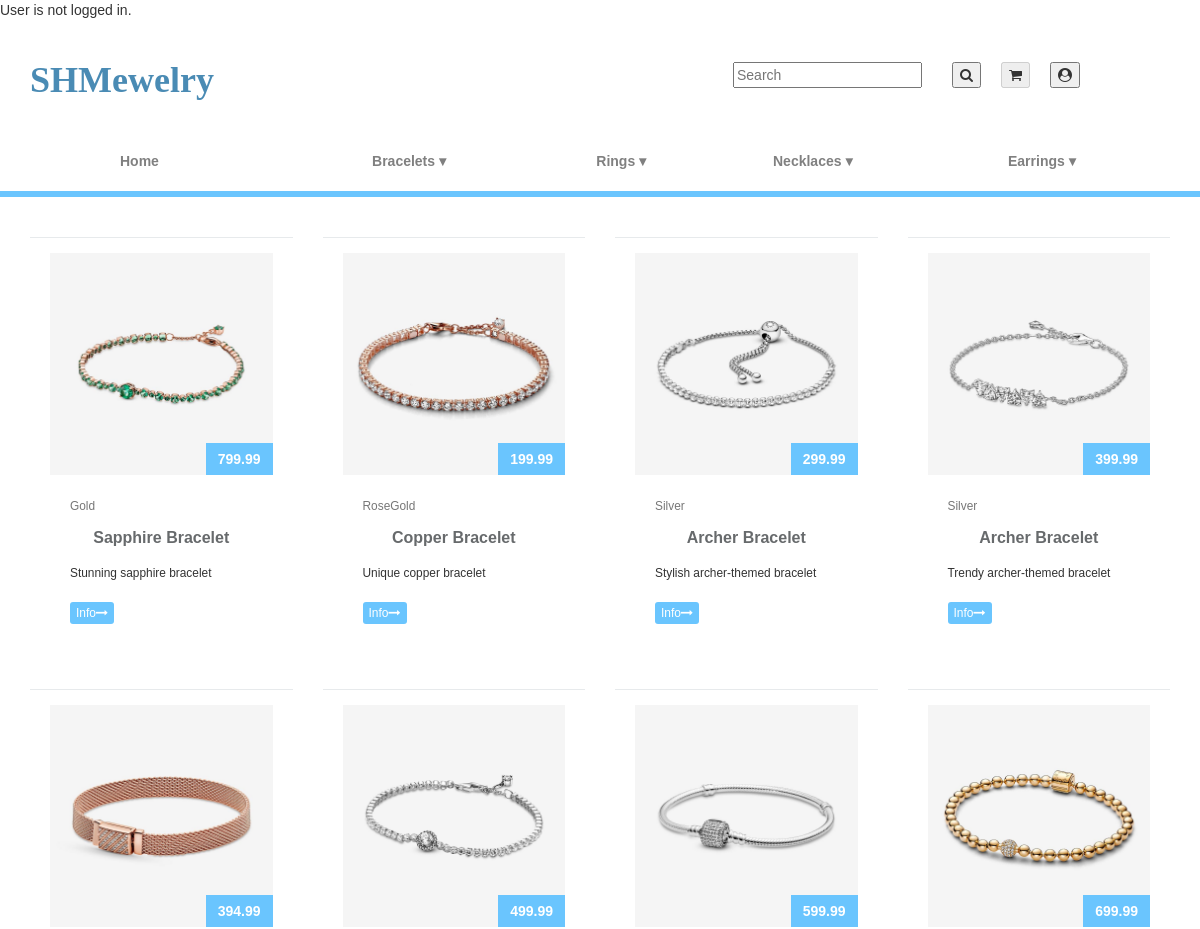
Page /?controller=product&action=read&type=bracelet (upper part) on the earlier database version.
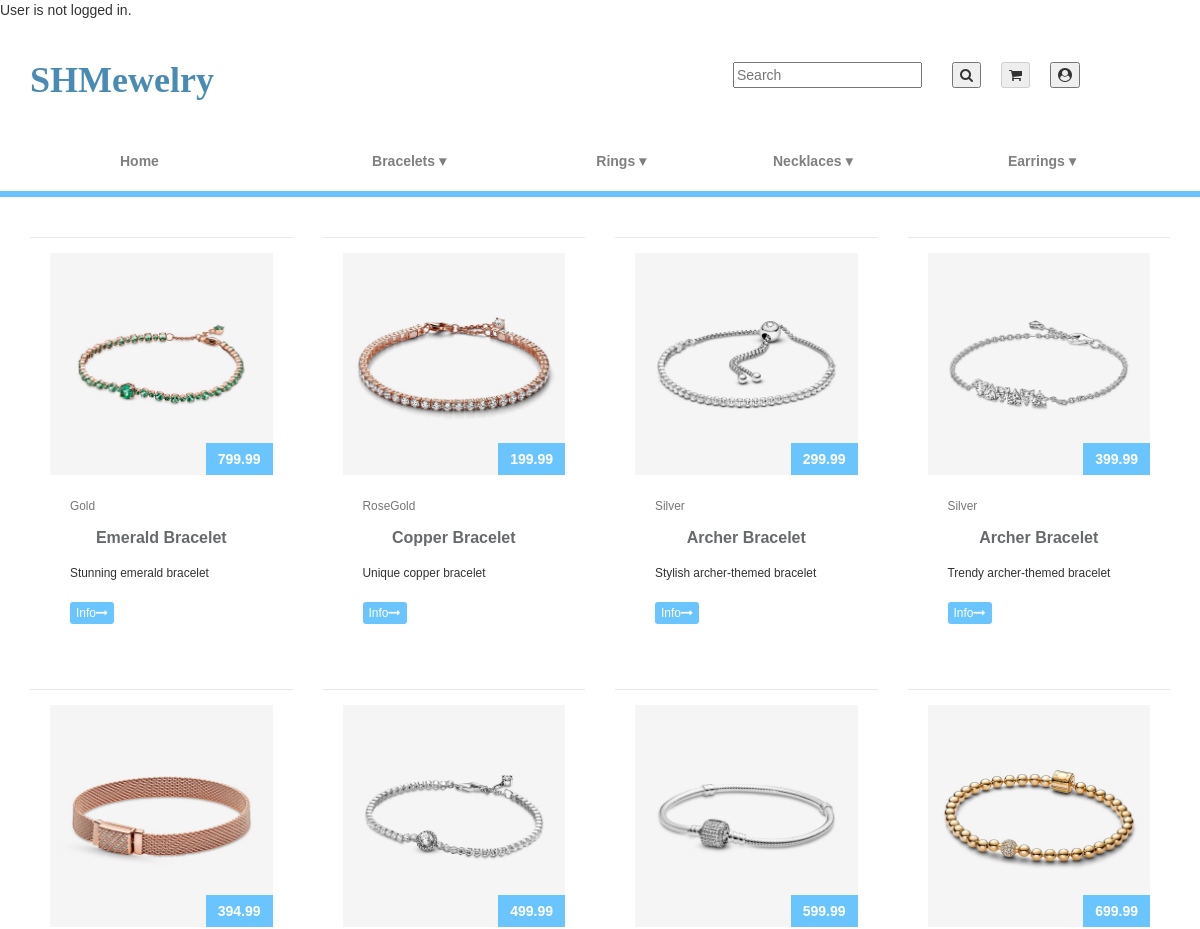
Same page on the later database version.
### tables this page shows
CREATE TABLE PRODUCT (
    PRODUCT_ID INT AUTO_INCREMENT PRIMARY KEY,
    NAME VARCHAR(35),
    DESCRIPTION TEXT,
    PRICE DECIMAL(10, 2),
    MANUFACTURER VARCHAR(35),
    COLOR VARCHAR(35),
    MATERIAL VARCHAR(35),
    TYPE VARCHAR(35),
    SIZE VARCHAR(50),
    STOCK INT,
    PRODUCT_IMAGE VARCHAR(255)
);

### Models/Product.php (called while the page is built, shortened)
<?php
include_once(__DIR__ . '/../db_connection.php');
class Product
{
    public static function read()
    {
        $result = array();
        if (isset($_GET['material'])) {
            $result = Product::viewByJewelrySubtype();
        } else {
            $result = Product::viewByJewelryType();
        }
        return $result;
    }
    private static function viewByJewelryType()
    {
        global $conn;
        $type = isset($_GET['type']) ? $_GET['type'] : 'ring';
        $sql = "SELECT * FROM `PRODUCT` WHERE `TYPE` = ?";
        $stmt = $conn->prepare($sql);
        $stmt->bind_param('s', $type);
        $stmt->execute();
        $result = $stmt->get_result();
        if ($result->num_rows > 0) {
            $rows = array();
            while ($row = $result->fetch_assoc()) {
                $rows[] = $row;
            }
            return $rows;
        }
        return null;
    }
}
?>

### Views/Product/read.php (the view, shortened to what this page needs)
<!DOCTYPE html>
<html lang="en">
<head>
    <link href="https://netdna.bootstrapcdn.com/bootstrap/3.3.6/css/bootstrap.min.css" rel="stylesheet">
    <link rel="stylesheet" href="CSS/product_listing.css">
    <link rel="stylesheet" href="CSS/shared.css">
</head>
<body>
    <?php include_once __DIR__ . "/../../navbar.php"; ?>
    <div class="container">
    <?php
    if (isset($data) && is_array($data) && !empty($data)) {
        foreach ($data as $row=> $product) {
            if ($row % 4 == 0) {
                echo '<div class="row">';
            }
            echo <<<ECHO
            <div class="col-md-3">
                <div class="ibox">
                    <div class="ibox-content product-box">
                        <div class="product-imitation">
                            <img src="assets/images/{$product['PRODUCT_IMAGE']}" alt="{$product['PRODUCT_IMAGE']}">
                        </div>
                        <div class="product-desc">
                            <span class="product-price">
                               {$product['PRICE']}
                            </span>
                            <small class="text-muted">{$product['MATERIAL']}</small>
                            <a href="?controller=product&action=view&id={$product['PRODUCT_ID']}" class="product-name">{$product['NAME']}</a>
                            <div class="small m-t-xs">
                                {$product['DESCRIPTION']}
                            </div>
                            <div class="m-t text-righ">
                                <a href="?controller=product&action=view&id={$product['PRODUCT_ID']}" class="btn btn-xs btn-blue">Info<i
                                        class="fa fa-long-arrow-right"></i> </a>
                            </div>
                        </div>
                    </div>
                </div>
            </div>
            ECHO;
            if ($row % 4 == 3 || $row == count($data) - 1) {
                echo '</div>';
            }
        }
    }
    ?>
    </div>
</body>
</html>

### index.php (shortened to what this page needs)
<?php
$controller = isset($_GET['controller']) ? $_GET['controller'] : "home";
$controller = ucfirst($controller);
$controllerClassName = $controller . "Controller";
$controllerPath = __DIR__ . "/Controllers/$controllerClassName.php";
if (file_exists($controllerPath) && $controller != "")
{
    $ct = new $controllerClassName();
    $ct->route();
}
else
{
    include_once "404.php";
}
?>

### Controllers/ProductController.php (shortened to what this page needs)
<?php
include_once __DIR__ . "/Controller.php";
include_once __DIR__ . "/../Models/Product.php";
class ProductController extends Controller {
    function route() {
        $action = isset($_GET['action']) ? $_GET['action'] : "list";
        $id = isset($_GET['id']) ? intval($_GET['id']) : -1;
        $productModel = new Product();
       if ($action == "list" || $action == "view" || $action == "read" || $action == "search") {
            $products = $productModel->$action();
            if (!empty($products)) {
                $this->render("Product", $action, $products);
            } else {
                $this->render("Product", $action, array());
            }
        } elseif ($action == "create" || $action == "update" || $action == "delete") {
            $result = $productModel->$action();
        } elseif ($action == "add") {
            $this->render("Product", $action, array());
        } else {
            $product = new Product($id);
            $this->render("Product", $action, array('product' => $product));
        }
    }
}
?>

### Controllers/Controller.php (shortened to what this page needs)
<?php
class Controller{
    function render($controller, $action, $data = []) {
        $dirString = dirname(__FILE__) . "/../Views/$controller/{$action}.php";
        if (file_exists($dirString))
        {
            include_once $dirString;
        }
        else
        {
            var_dump($dirString);
            include_once dirname(__FILE__) . "/../404.php";
        }
    }
}
?>

### navbar.php (shortened to what this page needs)
<?php
$isLoggedIn = isset($_SESSION['user']) && !empty($_SESSION['user']);
if ($isLoggedIn) {
    var_dump($_SESSION['user']);
    $groupId = $_SESSION['user']->group_id;
    echo "Group ID: " . $groupId;
} else {
    echo "User is not logged in.";
}
?>
<!DOCTYPE html>
<html lang="en">
<head>
    <link rel="stylesheet" href="CSS/style.css">
    <link rel="stylesheet" href="CSS/shared.css">
</head>
<body>
    <header>
        <div class="header-container">
            <div class="left-box">
                <h1>
                    <a style="text-decoration: none; color: #4a8bb4; padding: 10px; text-align: center; font-family: 'Lucida Handwriting', Times, serif; font-weight: bold;" href="?controller=home&action=index">
                        SHMewelry
                    </a>
                </h1>
            </div>
            <div class="right-box">
                <table>
                    <tr>
                        <form id="searchForm" onsubmit="updateAction()" method="post">
                            <td>
                                <input type="text" name="lookup" id="lookup" value="" placeholder="Search">
                            </td>
                            <td>
                                <button type="submit" name="search" class="searchIcon"><i class="fa fa-search"></i></button>
                            </td>
                        </form>
                        <td>
                            <?php if ($isLoggedIn && $groupId === 1): ?>
                                <button name="cartButton" onclick="redirectToCart()"><i class="fa fa-shopping-cart"></i></button>
                            <?php else: ?>
                                <button name="cartButton" disabled><i class="fa fa-shopping-cart"></i></button>
                            <?php endif; ?>
                        </td>
                        <td class="dropdown profile-dropdown">
                            <?php if (!$isLoggedIn): ?>
                                <button name="profileButton" id="profileButton" onclick="openLoginPage()">
                                    <i class="fa fa-user-circle"></i>
                                </button>
                            <?php endif; ?>
                        </td>
                    </tr>
                </table>
            </div>
        </div>
    </header>
    <nav>
        <table>
            <tr>
                <td><a class="dropdown-home" href="?controller=home&action=index">Home</a></td>
                <td class="dropdown">
                    <a href="?controller=product&action=read&type=bracelet">Bracelets &#9662;</a>
                        <?php
                        global $conn;
                        ?>
                </td>
                <td class="dropdown">
                    <a href="?controller=product&action=read&type=ring">Rings &#9662;</a>
                </td>
                <td class="dropdown">
                    <a href="?controller=product&action=read&type=necklace">Necklaces &#9662;</a>
                </td>
                <td class="dropdown">
                    <a href="?controller=product&action=read&type=earring">Earrings &#9662;</a>
                        <?php
                        $sql = "SELECT DISTINCT Material FROM product";
                        $result = $conn->query($sql);
                        if ($result->num_rows > 0) {
                            while ($row = $result->fetch_assoc()) {
                                echo "<a href='?controller=product&action=read&type=earring&material={$row["Material"]}'>" . $row["Material"] . "</a>";
                            }
                        }
                        ?>
                </td>
            </tr>
        </table>
    </nav>
    <section>
    </section>
    <br>
    <br>
</body>
</html>

### CSS/product_listing.css (style rules this page uses)
body { margin-top:20px; background-color:#eee; }
.product-box { padding: 0; border: 1px solid #e7eaec; }
.product-imitation > img { width: 100%; height: 100%; max-width: 680px; max-height: 680px; object-fit: cover; }
.product-desc { padding: 20px; position: relative; }
.product-name { font-size: 16px; font-weight: 600; color: #676a6c; display: block; margin: 2px 0 5px 0; }
.product-price { font-size: 14px; font-weight: 600; color: #ffffff; background-color: #6ac5fe; padding: 6px 12px; position: absolute; top: -32px; right: 0; }
.ibox { clear: both; margin-bottom: 25px; margin-top: 0; padding: 0; }
.ibox:after, .ibox:before { display: table; }
.ibox-content { background-color: #ffffff; color: inherit; padding: 15px 20px 20px 20px; border-color: #e7eaec; border-image: none; border-style: solid solid none; border-width: 1px 0; }
.btn-blue { margin-top: 20px; background-color: #6ac5fe !important; color: white !important; }

### CSS/shared.css (style rules this page uses)
html, body { height: 100%; margin: 0; }
body { display: flex; flex-direction: column; }
header, footer { flex-shrink: 0; }

### CSS/style.css (style rules this page uses)
html, body { height: 100%; margin: 0; }
body { display: flex; flex-direction: column; font-family: Arial, sans-serif; margin: 0; padding: 0; background-color: #fff; overflow-x: hidden; }
header { background-color: #fff; color: #333; padding: 10px; }
.header-container { display: flex; justify-content: space-between; align-items: center; }
.left-box { color: #ffffff; display: flex; align-items: center; padding: 10px; }
.right-box { padding-right: 100px; }
.right-box table { margin-left: auto; }
.right-box input { margin-right: 10px; }
.dropdown-home { margin-left: 100px; }
.dropdown { position: relative; display: table-cell; }
a { text-decoration: none; color: black; padding: 10px; text-align: center; }
nav { max-width: 100%; }
nav a { text-decoration: none; color: #808080; font-weight: bold; transition: color 0.3s; padding: 10px; display: inline-block; }
section { padding: 20px; }
table { border-collapse: collapse; width: 100%; }
table td { max-width: 100%; flex-direction: column; align-items: center; }
th, td { padding: 10px; }
section { background-color: #6ac5fe; padding: 3px; }

Differences in the rows shown:
changed product "Gold": NAME "Sapphire Bracelet" → "Emerald Bracelet"; DESCRIPTION "Stunning sapphire bracelet" → "Stunning emerald bracelet"
